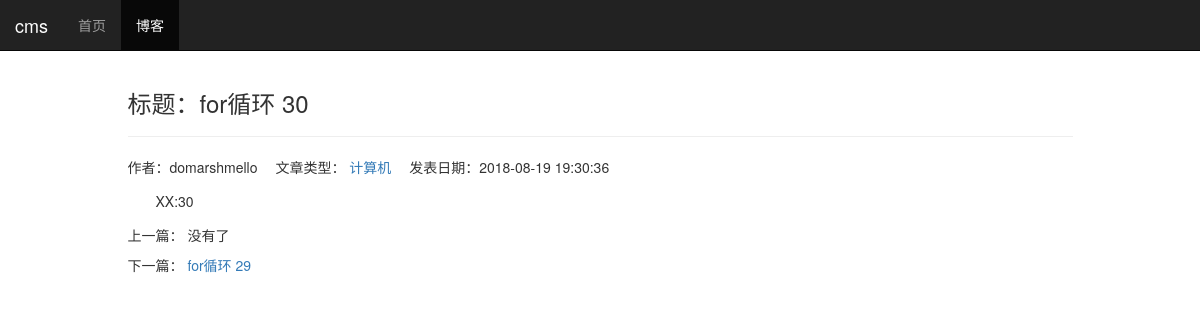
Before: /blog/detail/36 with the older database file.
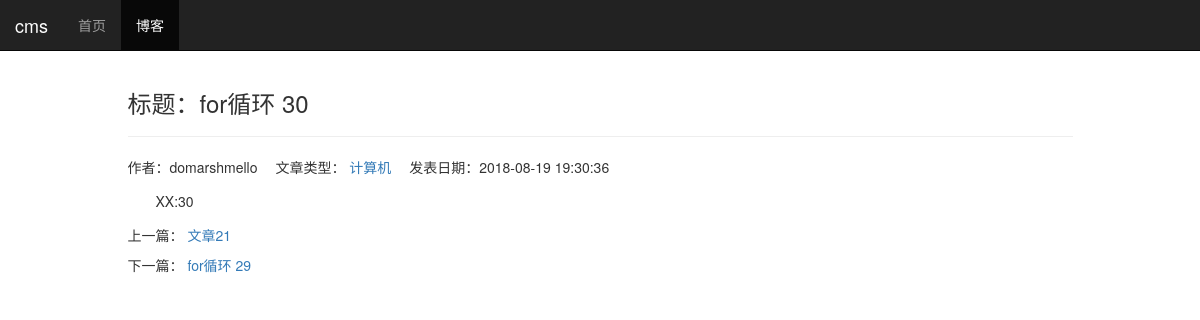
After: the same page with the newer database file.
### mytest/models.py (models this page shows, shortened)
class Blog(models.Model):
    title = models.CharField(verbose_name='标题', max_length=60)
    blog_type = models.ForeignKey(BlogType, verbose_name='类型', on_delete=models.DO_NOTHING)
    content = RichTextField(verbose_name='内容')
    author = models.ForeignKey(User, verbose_name='作者', on_delete=models.DO_NOTHING)
    created_time = models.DateTimeField(verbose_name='创建时间', auto_now_add=True)
    last_update_time = models.DateTimeField(verbose_name='更新时间', auto_now_add=True)
    tags = TaggableManager()  # tags器管理网求允许你从Blog对象中添加，检索和移除标签。
    readed_num = models.IntegerField(verbose_name='点击阅读量', default=0)
    class Meta:
        ordering = ['-created_time']

class BlogType(models.Model):
    type_name = models.CharField(verbose_name='分类', max_length=20)
    def __str__(self):
        return self.type_name

### mytest/views.py (the view)
# urls.py: path('detail/<int:blog_pk>', blog_detail, name="blog_detail"),
def blog_detail(request, blog_pk):
    context = {}
    blog = get_object_or_404(Blog, pk=blog_pk)
    context['previous_blog'] = Blog.objects.filter(created_time__gt=blog.created_time).last()
    context['next_blog'] = Blog.objects.filter(created_time__lt=blog.created_time).first()
    context['blog'] = blog
    return render_to_response("blog_detail.html", context)

### mytest/templates/blog_detail.html (shortened to what this page needs)
{% extends 'base.html' %}
{% block nav_blog_active %}active{% endblock %}
{% load staticfiles %}
{% block header_extends %}
<link rel="stylesheet" href="{% static 'blog/blog.css' %}">
{% endblock %}
{% block content %}
<div class="container">
    <div class="row">
        <div class="col-xs-10 col-xs-offset-1">
            <h3>标题：{{ blog.title}}</h3>
            <hr>
            <ul class="blog-info-description">
                <li>作者：{{ blog.author}}</li>
                <li>文章类型：<a href="{% url 'blog_with_type' blog.blog_type.pk %}"> {{ blog.blog_type }} </a></li>
                <li>发表日期：{{ blog.created_time|date:"Y-m-d G:i:s "}}</li>
            </ul>
            <div class="blog-content">{{ blog.content|safe }}</div>
            <div class="blog-more">
                <p>上一篇：
                    {% if previous_blog %}
                        <a href="{% url 'blog_detail' previous_blog.pk %}">{{ previous_blog.title }}</a>
                    {% else %}
                        没有了
                    {% endif %}
                </p>
                <p>下一篇：
                    {% if next_blog %}
                        <a href="{% url 'blog_detail' next_blog.pk %}">{{ next_blog.title }}</a>
                    {% else %}
                        没有了
                    {% endif %}
                </p>
            </div>
        </div>
    </div>
</div>
{% endblock %}

### templates/base.html (shortened to what this page needs)
{% load staticfiles %}
<html lang="zh-CN">
<head>
    <link rel="stylesheet" href="{% static 'base.css' %}">
    <link rel="stylesheet" href="{% static 'bootstrap-3.3.7/css/bootstrap.min.css' %}">
    {% block header_extends %}{% endblock %}
</head>
<body>
    <div class="navbar navbar-inverse navbar-fixed-top" role="navigation">
        <div class="container-fluid">
            <div class="navbar-header">
                <a class="navbar-brand" href="{% url 'home' %}"> cms </a>
            </div>
            <div id="navbar-collapse" class="collapse navbar-collapse">
                <ul class="nav navbar-nav">
                    <li class="{% block nav_home_active %}{% endblock %}">
                        <a href="{%  url 'home'  %}">首页</a>
                    </li>
                    <li class="{% block nav_blog_active %}{% endblock %}">
                        <a href="{%  url 'blog_list'  %}">博客</a>
                    </li>
                </ul>
            </div>
        </div>
    </div>
    <div class="container-fluid">
        {% block content %}{% endblock %}
    </div>
</body>
</html>

### static/base.css (style rules this page uses)
* { margin: 0; padding: 0; }
body { margin-top: 70px!important; }
ul { list-style-type: none!important; }

### mytest/static/blog/blog.css (style rules this page uses)
ul.blog-info-description { list-style-type: none; margin-bottom: 1em; }
ul.blog-info-description li { display: inline-block; margin-right: 1em; }
div.blog-content { text-indent: 2em; }
div.blog-more { margin-top: 1em; }

Changed rows visible on the page:
added Blog: title "文章21"
Other visible differences:
text no longer shown: "没有了"
